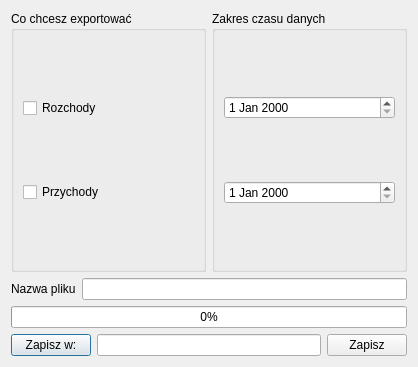
<?xml version="1.0" encoding="UTF-8"?>
<ui version="4.0">
 <class>ExportToCSVWindow</class>
 <widget class="QDialog" name="ExportToCSVWindow">
  <property name="geometry">
   <rect>
    <x>0</x>
    <y>0</y>
    <width>418</width>
    <height>367</height>
   </rect>
  </property>
  <property name="windowTitle">
   <string>Dialog</string>
  </property>
  <layout class="QVBoxLayout" name="verticalLayout">
   <item>
    <layout class="QHBoxLayout" name="horizontalLayout_2">
     <item>
      <widget class="QGroupBox" name="groupBox">
       <property name="title">
        <string>Co chcesz exportować</string>
       </property>
       <layout class="QVBoxLayout" name="verticalLayout_3">
        <item>
         <widget class="QCheckBox" name="checkBox_expenses">
          <property name="text">
           <string>Rozchody</string>
          </property>
         </widget>
        </item>
        <item>
         <widget class="QCheckBox" name="checkBox_income">
          <property name="text">
           <string>Przychody</string>
          </property>
         </widget>
        </item>
       </layout>
      </widget>
     </item>
     <item>
      <widget class="QGroupBox" name="groupBox_2">
       <property name="title">
        <string>Zakres czasu danych</string>
       </property>
       <layout class="QVBoxLayout" name="verticalLayout_2">
        <item>
         <widget class="QDateEdit" name="dateEdit_begin"/>
        </item>
        <item>
         <widget class="QDateEdit" name="dateEdit_end"/>
        </item>
       </layout>
      </widget>
     </item>
    </layout>
   </item>
   <item>
    <layout class="QHBoxLayout" name="horizontalLayout_3">
     <item>
      <widget class="QLabel" name="label_2">
       <property name="text">
        <string>Nazwa pliku</string>
       </property>
      </widget>
     </item>
     <item>
      <widget class="QLineEdit" name="lineEdit_fileName"/>
     </item>
    </layout>
   </item>
   <item>
    <widget class="QProgressBar" name="progressBar">
     <property name="value">
      <number>0</number>
     </property>
     <property name="orientation">
      <enum>Qt::Horizontal</enum>
     </property>
    </widget>
   </item>
   <item>
    <layout class="QHBoxLayout" name="horizontalLayout">
     <item>
      <widget class="QPushButton" name="pushButton_fileDialog">
       <property name="text">
        <string>Zapisz w:</string>
       </property>
      </widget>
     </item>
     <item>
      <widget class="QLineEdit" name="lineEdit_exportPath">
       <property name="enabled">
        <bool>true</bool>
       </property>
       <property name="readOnly">
        <bool>true</bool>
       </property>
      </widget>
     </item>
     <item>
      <widget class="QPushButton" name="pushButton_generate">
       <property name="text">
        <string>Zapisz</string>
       </property>
      </widget>
     </item>
    </layout>
   </item>
  </layout>
 </widget>
 <resources/>
 <connections/>
</ui>
